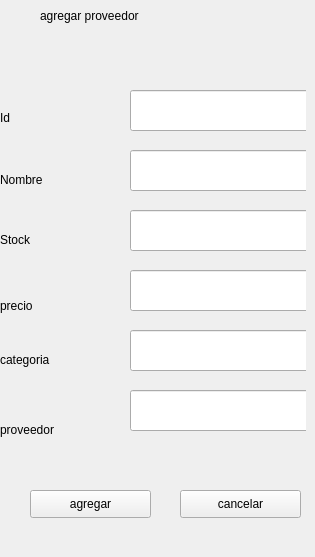
               <widget class="QWidget" name="agregarP">
                <widget class="QWidget" name="widget_7" native="true">
                 <property name="geometry">
                  <rect>
                   <x>0</x>
                   <y>0</y>
                   <width>306</width>
                   <height>548</height>
                  </rect>
                 </property>
                 <widget class="QLineEdit" name="lineEdit_26">
                  <property name="geometry">
                   <rect>
                    <x>130</x>
                    <y>90</y>
                    <width>181</width>
                    <height>41</height>
                   </rect>
                  </property>
                 </widget>
                 <widget class="QLineEdit" name="lineEdit_27">
                  <property name="geometry">
                   <rect>
                    <x>130</x>
                    <y>150</y>
                    <width>181</width>
                    <height>41</height>
                   </rect>
                  </property>
                 </widget>
                 <widget class="QLineEdit" name="lineEdit_28">
                  <property name="geometry">
                   <rect>
                    <x>130</x>
                    <y>210</y>
                    <width>181</width>
                    <height>41</height>
                   </rect>
                  </property>
                 </widget>
                 <widget class="QLineEdit" name="lineEdit_29">
                  <property name="geometry">
                   <rect>
                    <x>130</x>
                    <y>270</y>
                    <width>181</width>
                    <height>41</height>
                   </rect>
                  </property>
                 </widget>
                 <widget class="QLineEdit" name="lineEdit_30">
                  <property name="geometry">
                   <rect>
                    <x>130</x>
                    <y>330</y>
                    <width>181</width>
                    <height>41</height>
                   </rect>
                  </property>
                 </widget>
                 <widget class="QLabel" name="label_31">
                  <property name="geometry">
                   <rect>
                    <x>40</x>
                    <y>0</y>
                    <width>241</width>
                    <height>31</height>
                   </rect>
                  </property>
                  <property name="text">
                   <string>agregar proveedor</string>
                  </property>
                 </widget>
                 <widget class="QLabel" name="label_32">
                  <property name="geometry">
                   <rect>
                    <x>0</x>
                    <y>110</y>
                    <width>55</width>
                    <height>16</height>
                   </rect>
                  </property>
                  <property name="text">
                   <string>Id</string>
                  </property>
                 </widget>
                 <widget class="QLabel" name="label_33">
                  <property name="geometry">
                   <rect>
                    <x>0</x>
                    <y>170</y>
                    <width>91</width>
                    <height>20</height>
                   </rect>
                  </property>
                  <property name="text">
                   <string>Nombre</string>
                  </property>
                 </widget>
                 <widget class="QLabel" name="label_34">
                  <property name="geometry">
                   <rect>
                    <x>0</x>
                    <y>230</y>
                    <width>91</width>
                    <height>20</height>
                   </rect>
                  </property>
                  <property name="text">
                   <string>Stock</string>
                  </property>
                 </widget>
                 <widget class="QLabel" name="label_35">
                  <property name="geometry">
                   <rect>
                    <x>0</x>
                    <y>290</y>
                    <width>91</width>
                    <height>31</height>
                   </rect>
                  </property>
                  <property name="text">
                   <string>precio</string>
                  </property>
                 </widget>
                 <widget class="QLabel" name="label_36">
                  <property name="geometry">
                   <rect>
                    <x>0</x>
                    <y>350</y>
                    <width>101</width>
                    <height>20</height>
                   </rect>
                  </property>
                  <property name="text">
                   <string>categoria</string>
                  </property>
                 </widget>
                 <widget class="QLineEdit" name="lineEdit_31">
                  <property name="geometry">
                   <rect>
                    <x>130</x>
                    <y>390</y>
                    <width>181</width>
                    <height>41</height>
                   </rect>
                  </property>
                 </widget>
                 <widget class="QLabel" name="label_37">
                  <property name="geometry">
                   <rect>
                    <x>0</x>
                    <y>420</y>
                    <width>111</width>
                    <height>20</height>
                   </rect>
                  </property>
                  <property name="text">
                   <string>proveedor</string>
                  </property>
                 </widget>
                 <widget class="QPushButton" name="pushButton_9">
                  <property name="geometry">
                   <rect>
                    <x>180</x>
                    <y>490</y>
                    <width>121</width>
                    <height>28</height>
                   </rect>
                  </property>
                  <property name="text">
                   <string>cancelar</string>
                  </property>
                  <property name="icon">
                   <iconset>
                    <normaloff>img/cancelar.png</normaloff>img/cancelar.png</iconset>
                  </property>
                  <property name="iconSize">
                   <size>
                    <width>28</width>
                    <height>28</height>
                   </size>
                  </property>
                 </widget>
                 <widget class="QPushButton" name="pushButton_10">
                  <property name="geometry">
                   <rect>
                    <x>30</x>
                    <y>490</y>
                    <width>121</width>
                    <height>28</height>
                   </rect>
                  </property>
                  <property name="text">
                   <string>agregar</string>
                  </property>
                  <property name="icon">
                   <iconset>
                    <normaloff>img/agregar.png</normaloff>img/agregar.png</iconset>
                  </property>
                  <property name="iconSize">
                   <size>
                    <width>28</width>
                    <height>28</height>
                   </size>
                  </property>
                 </widget>
                </widget>
               </widget>
